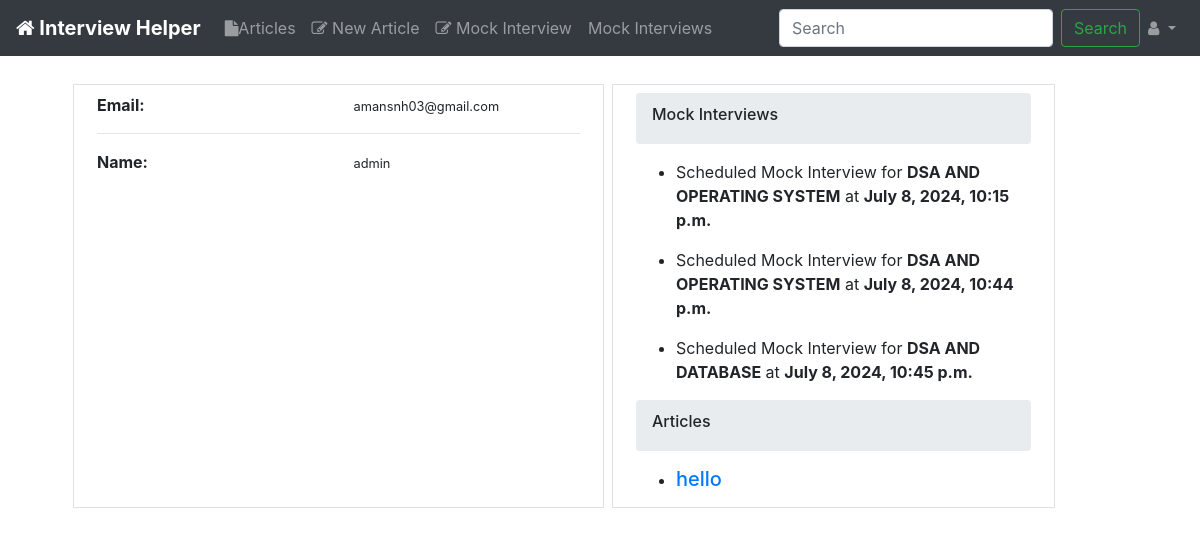
The page /accounts/amansnh03@gmail.com/ (signed in) on the database as committed earlier.
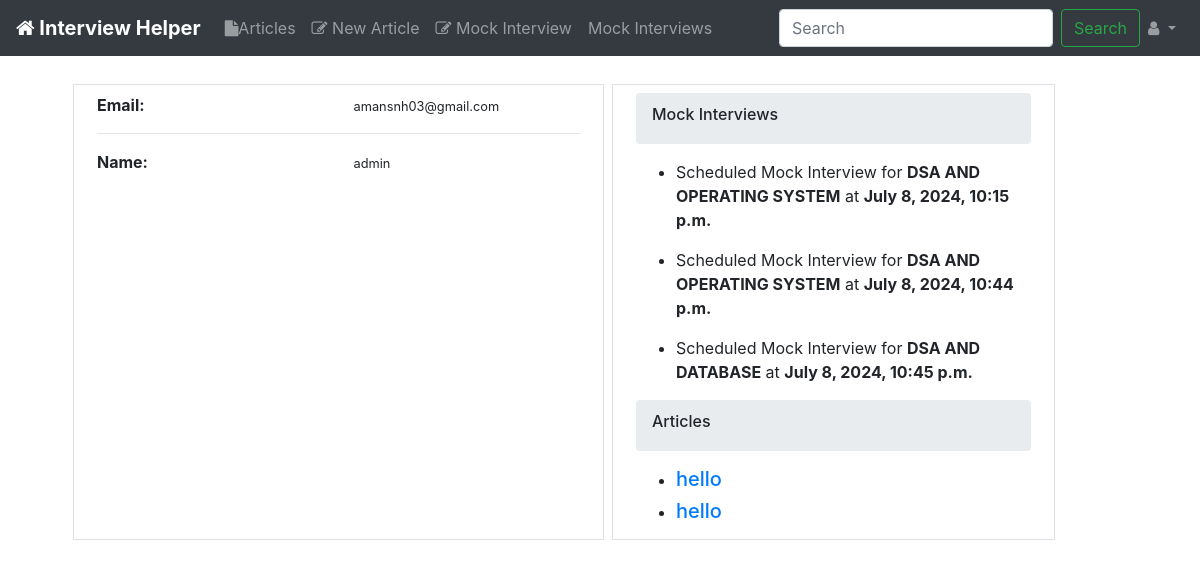
The same page on the database as committed later.
### meetings/models.py (models this page shows)
class Meet(models.Model):
    attendee = models.ForeignKey(CustomUser,on_delete=models.CASCADE,default=None)
    type_of_meet = models.CharField(max_length=10, choices=VAR_CATEGORIES)
    linkedin_profile = models.CharField(max_length=200, default="")
    resume_link = models.CharField(max_length=200, default="")
    accepted = models.BooleanField(default=False)
    addition_time = models.DateTimeField(auto_now_add=True)
    @property
    def type_of_meeting(self):
        return self.get_type_of_meet_display()

### articles/models.py (models this page shows, shortened)
class Article(models.Model):
    title = models.CharField(max_length=100)
    slug = models.SlugField()
    text = models.TextField()
    date = models.DateTimeField(auto_now_add=True)
    author = models.ForeignKey(CustomUser,on_delete=models.CASCADE,default=None)
    def get_absolute_url(self):
        return reverse("articles:details", kwargs={"slug":  self.slug})

### accounts/views.py (the view)
# urls.py: url(r'^(?P<email>[\w.@+-]+)/$', views.profile_views, name = 'profile'),
@login_required(login_url = "accounts:login")
def profile_views(request, email):
    user = CustomUser.objects.get(email=email)
    articles = Article.objects.filter(author=user).order_by('date')
    accepted_meetings = Meet.objects.filter(attendee=user, accepted=True)
    non_accepted_meetings = Meet.objects.filter(attendee=user, accepted=False)
    return render(request, "accounts/profile.html",
            {
                'profile': user,
                'articles': articles,
                'accepted_meetings': accepted_meetings,
                "non_accepted_meetings_count": len(non_accepted_meetings)
            }
    )

### templates/accounts/profile.html (shortened to what this page needs)
{% extends 'base_layout.html' %}
{% load humanize %}
{% block content %}
<div class="row m-4">
  <div class="col-md-6 col-12 border m-1">
    <div class="content  m-2">
        <ul class="list-unstyled">
        <li >
          <div class="row">
            <div class="col-6"><strong>Email:</strong></div>
            <div class="col-6 ">
              <small>{{profile.email}}</small>
            </div>
          </div>
        </li>
        <hr>
        <li>
          <div class="row">
            <div class="col-6"><strong>Name:</strong></div>
            <div class="col-6 ">
              <small>{{profile.name}}</small>
            </div>
          </div>
        </li>
      </ul>
    </div>
  </div>
  <div class="col-md-5 col-12 border m-1">
    <div class="content m-2">
      <div class="breadcrumb">
        <h6>Mock Interviews</h6>
      </div>
      <ul class="">
        {% for meeting in accepted_meetings %}
        <li>
          <p>Scheduled Mock Interview for <b>{{meeting.type_of_meeting}}</b> at <b>{{meeting.addition_time}}</b></p>
        </li>
        {% endfor %}
      </ul>
      <div class="breadcrumb">
        <h6>Articles</h6>
      </div>
      <ul class="">
        {% for article in articles %}
        <li>
          <a href="{{article.get_absolute_url}}"><h5>{{article.title|truncatechars:50}}</h5></a>
        </li>
        {% endfor %}
      </ul>
    </div>
  </div>
</div>
{% endblock %}

Rows that differ between the two databases and show on the page:
added Article: title "hello"
